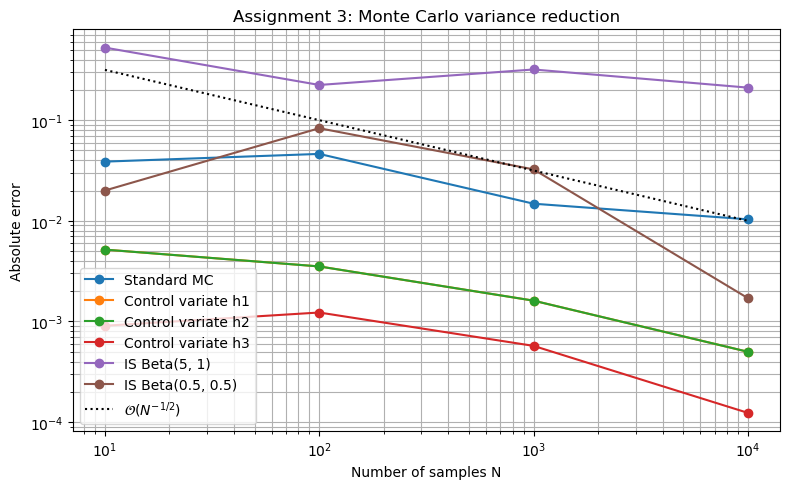

Generate this figure with Python:
import chaospy as cp
import matplotlib.pyplot as plt
import numpy as np
import numpy.typing as npt

from utils.sampling import control_variates, importance_sampling, monte_carlo


def f(x: npt.NDArray) -> npt.NDArray:
    # TODO: define the target function.
    # ====================================================================
    return np.exp(x)
    # ====================================================================


def analytical_integral() -> float:
    # TODO: compute the analytical integral of f on [0, 1].
    # ====================================================================
    return np.e - 1.0
    # ====================================================================


def run_monte_carlo(Ns: tuple[int, ...], seed: int = 42) -> list[float]:
    # TODO: run the Monte Carlo method and return the absolute error
    # of the estimation.
    # ====================================================================
    distribution = cp.Uniform(0.0, 1.0)
    exact_value = analytical_integral()

    errors = []

    for n_samples in Ns:
        estimate, _ = monte_carlo(
            p=distribution,
            n_samples=n_samples,
            f=f,
            seed=seed,
        )

        errors.append(abs(float(estimate[0]) - exact_value))

    return errors
    # ====================================================================


def run_control_variates(
    Ns: tuple[int, ...], seed: int = 42
):
    # TODO: run the control variate method for and return the absolute
    # errors of the resulting estimations.
    # ====================================================================
    distribution = cp.Uniform(0.0, 1.0)
    exact_value = analytical_integral()

    controls = [
        (lambda x: x, 0.5),
        (lambda x: 1.0 + x, 1.5),
        (lambda x: 1.0 + x + 0.5 * x**2, 1.0 + 0.5 + 1.0 / 6.0),
    ]

    all_errors = []

    for phi, control_mean in controls:
        errors = []

        for n_samples in Ns:
            estimate = control_variates(
                p=distribution,
                n_samples=n_samples,
                f=f,
                phi=phi,
                control_mean=control_mean,
                seed=seed,
            )

            errors.append(abs(float(estimate[0]) - exact_value))

        all_errors.append(errors)

    return tuple(all_errors)
    # ====================================================================


def run_importance_sampling(
    Ns: tuple[int, ...], seed: int = 42
):
    # TODO: run the importance sampling method and return the absolute
    # errors of the resulting estimations.
    # ====================================================================
    target_distribution = cp.Uniform(0.0, 1.0)
    proposal_distributions = [
        cp.Beta(5.0, 1.0),
        cp.Beta(0.5, 0.5),
    ]

    exact_value = analytical_integral()
    all_errors = []

    for proposal_distribution in proposal_distributions:
        errors = []

        for n_samples in Ns:
            estimate = importance_sampling(
                p=target_distribution,
                q=proposal_distribution,
                n_samples=n_samples,
                f=f,
                seed=seed,
            )

            errors.append(abs(float(estimate[0]) - exact_value))

        all_errors.append(errors)

    return tuple(all_errors)
    # ====================================================================


if __name__ == "__main__":
    # TODO: define the parameters of the simulation.
    # ====================================================================
    Ns = (10, 100, 1000, 10000)
    # ====================================================================

    # TODO: run all the methods.
    # ====================================================================
    mc_errors = run_monte_carlo(Ns)

    cv_h1_errors, cv_h2_errors, cv_h3_errors = run_control_variates(Ns)

    is_beta_5_1_errors, is_beta_half_half_errors = run_importance_sampling(Ns)

    print("Absolute errors for Assignment 3\n")
    print(f"{'N':>8} | {'MC':>12} | {'CV h1':>12} | {'CV h2':>12} | "
          f"{'CV h3':>12} | {'IS β(5,1)':>12} | {'IS β(.5,.5)':>14}")

    for i, n_samples in enumerate(Ns):
        print(
            f"{n_samples:8d} | "
            f"{mc_errors[i]:12.6e} | "
            f"{cv_h1_errors[i]:12.6e} | "
            f"{cv_h2_errors[i]:12.6e} | "
            f"{cv_h3_errors[i]:12.6e} | "
            f"{is_beta_5_1_errors[i]:12.6e} | "
            f"{is_beta_half_half_errors[i]:14.6e}"
        )
    # ====================================================================

    # TODO: plot the results on the log-log scale.
    # ====================================================================
    fig, ax = plt.subplots(figsize=(8, 5))

    ax.loglog(Ns, mc_errors, marker="o", label="Standard MC")
    ax.loglog(Ns, cv_h1_errors, marker="o", label="Control variate h1")
    ax.loglog(Ns, cv_h2_errors, marker="o", label="Control variate h2")
    ax.loglog(Ns, cv_h3_errors, marker="o", label="Control variate h3")
    ax.loglog(Ns, is_beta_5_1_errors, marker="o", label="IS Beta(5, 1)")
    ax.loglog(
        Ns,
        is_beta_half_half_errors,
        marker="o",
        label="IS Beta(0.5, 0.5)",
    )

    
    # Reference Monte Carlo convergence rate O(N^{-1/2}).
    ax.loglog(
        Ns,
        1 / np.sqrt(np.array(Ns)),
        linestyle=":",
        color="black",
        label=r"$\mathcal{O}(N^{-1/2})$",
    )


    ax.set_xlabel("Number of samples N")
    ax.set_ylabel("Absolute error")
    ax.set_title("Assignment 3: Monte Carlo variance reduction")
    ax.grid(True, which="both")
    ax.legend()

    fig.tight_layout()
    fig.savefig("assignment_3.png", bbox_inches="tight")

    plt.show()
    # ====================================================================
